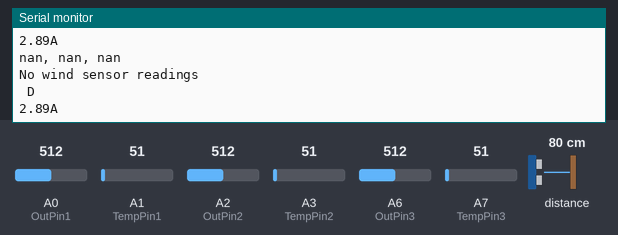
The sketch below on a simulated Arduino Nano, built with avr-gcc and run on an emulated ATmega328P. On the bench: the last lines printed to the serial monitor. The inputs (shaded band) are chosen by the test bench; at power-on: A7 (TempPin3) = 51, A0 (OutPin1) = 512, A1 (TempPin1) = 51, A2 (OutPin2) = 512, A3 (TempPin2) = 51, A6 (OutPin3) = 512, distance to the obstacle 80 cm.

Above: at 6.9 s.
7.0 s: A7 (TempPin3) set to 77
At 7.9 s:
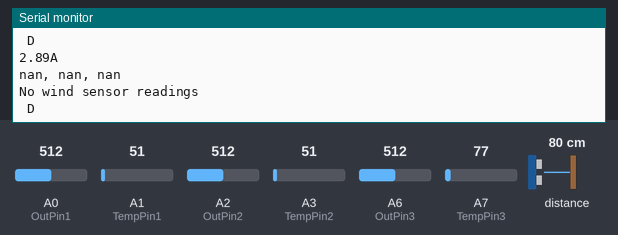
8.5 s: A7 (TempPin3) set to 87
At 8.82 s:
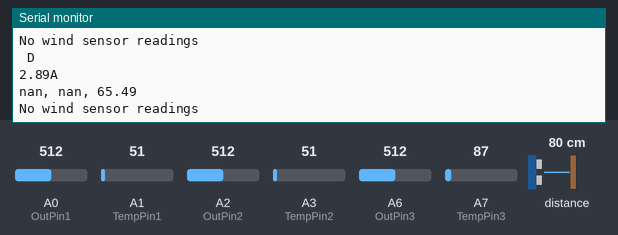

The sketch:

hc-12_messenger.ino
```cpp
// The code for the Arduino Nano and sensor package, which is transmitting data on height and wind speed/direction back to the Arduino Uno

#include <SoftwareSerial.h>
#include <Wire.h>
#include <SPI.h>
#include <LIDARLite.h>
#include <Adafruit_Sensor.h>
#include <Adafruit_BMP280.h>

// SENSORS

// Sparkfun GARMIN LIDAR-LITE V3

LIDARLite myLidarLite;

// BAROMETER - ADAFRUIT BMP280

#define BMP_SCK 13
#define BMP_MISO 12
#define BMP_MOSI 11
#define BMP_CS 10
Adafruit_BMP280 bmp(BMP_CS, BMP_MOSI, BMP_MISO,  BMP_SCK);

// WIND SENSOR - MODERN DEVICE REV. P

const int OutPin1 = A0; // 6 wind sensor analog pin hooked up to Wind P sensor “OUT” pin
const int TempPin1 = A1; // 6 temp sesnsor analog pin hooked up to Wind P sensor “TMP” pin
const int OutPin2 = A2; // 6 wind sensor analog pin hooked up to Wind P sensor “OUT” pin
const int TempPin2 = A3; // 6 temp sesnsor analog pin hooked up to Wind P sensor “TMP” pin
const int OutPin3 = A6; // 6 wind sensor analog pin hooked up to Wind P sensor “OUT” pin
const int TempPin3 = A7; // 6 temp sesnsor analog pin hooked up to Wind P sensor “TMP” pin

float Vw1 = 1.406;                            //Voltage due to wind
float Vt1;                                    //Voltage due to temperature
float TempC1 = 0.000000;                      //
float Vw2 = 1.406;                            //
float Vt2;                                    //
float TempC2 = 0.000000;                      //
float Vw3 = 1.406;                            //
float Vt3;                                    //
float TempC3 = 0.000000;                      //

float ZeroWindV = 1.406;                      //

// TRANSMISSION CYCLE VARIABLES

#define transCycle 500U                     // Transmission cycle
unsigned long LastMillis = 0;
int transwhich = 0;                              // Send temp = 0, send wind = 1, send wind direction = 2

// DATA MEMORY

float currAlt = 0.00;   // Current height in m; from LIDAR
float altSum = 0.00;    // Sum of 20 altitude readings from LIDAR
char Alt[7];            // Buffer big enough for 6-character float

float lastTemp = 0.00;
float currTemp = 0.00;
char temp[7]; // Buffer big enough for 6-character float

float currWind1 = 0.00; // Current wind in mph; Sensor 1
float currWind2 = 0.00; // Current wind in mph, Sensor 2
float currWind3 = 0.00; // Current wind in mph, Sensor 3
float currWind = 0.00;  // Current wind overall, curr. determined by strongest reading
float lastWind = 0.00;
char wind[7]; // Buffer big enough for 6-character float
char dir[3];

// TRANSMISSION CODE

const byte HC12RxdPin = 6;                  // Recieve Pin on HC12
const byte HC12TxdPin = 5;                  // Transmit Pin on HC12

SoftwareSerial HC12(HC12TxdPin,HC12RxdPin); // Create Software Serial Port

void setup() {
  Serial.begin(9600);                       // Open serial port to computer
  HC12.begin(9600);                         // Open serial port to HC12

  myLidarLite.begin(0, true); // Set configuration to default and I2C to 400 kHz
  myLidarLite.configure(0); // Change this number to try out alternate configurations
 /*
    configure(int configuration, char lidarliteAddress)

    Selects one of several preset configurations.

    Parameters
    ----------------------------------------------------------------------------
    configuration:  Default 0.
      0: Default mode, balanced performance.
      1: Short range, high speed. Uses 0x1d maximum acquisition count.
      2: Default range, higher speed short range. Turns on quick termination
          detection for faster measurements at short range (with decreased
          accuracy)
      3: Maximum range. Uses 0xff maximum acquisition count.
      4: High sensitivity detection. Overrides default valid measurement detection
          algorithm, and uses a threshold value for high sensitivity and noise.
      5: Low sensitivity detection. Overrides default valid measurement detection
          algorithm, and uses a threshold value for low sensitivity and noise.
    lidarliteAddress: Default 0x62. Fill in new address here if changed. See
      operating manual for instructions.
  */

  if (!bmp.begin()) {
    Serial.println(F("Could not find a valid BMP280 sensor, check wiring!"));
    while (1);
  }
}

void loop() {
  //if(HC12.available()){                     // If HC-12 Rx buffer has data
  //  Serial.write(HC12.read());              // Send the data to the Arduino
  //  }

  if (cycleCheck(&LastMillis, transCycle)){
    if (transwhich == 0){
//      sendNewTemp();
      sendNewAlt();
      transwhich++;
    }
    else if (transwhich == 1){
      sendNewWind();
      transwhich++;
    }
    else{
      sendNewDir();
      transwhich = 0;
    }
  }

  if(Serial.available()){   // If data has been sent and HC-12 has reception
    char data = Serial.read();
    //char data = bmp.readTemperature();
    //if (data != '\n'){
    HC12.write(data);                // Send that data to HC-12 for transmission
    //}
  }
}

boolean cycleCheck(unsigned long *lastMillis, unsigned int cycle)
{
 unsigned long currentMillis = millis();
 if(currentMillis - *lastMillis >= cycle)
 {
   *lastMillis = currentMillis;
   return true;
 }
 else
   return false;
}

// TRANSMISSION FUNCTIONS

void sendNewTemp(){
  currTemp =  bmp.readTemperature();
  currTemp = (currTemp * 1.8) + 32;
  if (lastTemp != currTemp){
    dtostrf(currTemp, 4, 2, temp);          // Leave room for too large numbers!
    temp[5] = 'T';
//    Serial.println(temp);
    HC12.write(temp);
  }

  lastTemp = currTemp;
}

void sendNewAlt(){
  for(int iter = 0; iter <= 10; iter++){
    altSum += myLidarLite.distance();
  }
  currAlt = (altSum * 3.2808) / (100.0 * 10.00);
  dtostrf(currAlt, 4, 2, Alt);          // Leave room for too large numbers!

  for(int index = 0; index < (sizeof(wind) / sizeof(Alt[0])); index += 1){
    if(Alt[index] == NULL){
      Alt[index] = 'A';
      break;
    }
  }

//  Alt[5] = 'A';
  Serial.println(Alt);
  HC12.write(Alt);
  altSum = 0;
}

void sendNewDir(){
  dir[1] = 'D';
  Serial.println(dir);
  HC12.write(dir);
}

void sendNewWind(){
  Vw1 = ((float)analogRead(OutPin1) * 5.0) / 1023.0;    //Raw voltage data from wind pin
  Vw2 = ((float)analogRead(OutPin2) * 5.0) / 1023.0;    //Raw voltage data from wind pin
  Vw3 = ((float)analogRead(OutPin3) * 5.0) / 1023.0;    //Raw voltage data from wind pin
//  Serial.print(Vw2);
//  Serial.print("V, ");

  Vt1 = ((float)analogRead(TempPin1) * 5.0) / 1023.0;   //Raw voltage data from temp pin
  Vt2 = ((float)analogRead(TempPin2) * 5.0) / 1023.0;   //Raw voltage data from temp pin
  Vt3 = ((float)analogRead(TempPin3) * 5.0) / 1023.0;   //Raw voltage data from temp pin
//  Serial.print(Vt2);
//  Serial.println("V");

  TempC1 = ((Vt1 - 0.400)/0.0195);                    //Conversion from volts to C.
  TempC2 = ((Vt2 - 0.400)/0.0195);                    //Conversion from volts to C.
  TempC3 = ((Vt3 - 0.400)/0.0195);                    //Conversion from volts to C.
//TempC =  bmp.readTemperature();
//  Serial.print(TempC2);
//  Serial.print("C, ");

  currWind1 = pow((((Vw1-1.406) / (3.038517 * pow(TempC1,0.115157) )) / 0.087288),  3.009364);
  currWind2 = pow((((Vw2-1.406) / (3.038517 * pow(TempC2,0.115157) )) / 0.087288),  3.009364);
  currWind3 = pow((((Vw3-1.406) / (3.038517 * pow(TempC3,0.115157) )) / 0.087288),  3.009364);
  Serial.print(currWind1);
  Serial.print(", ");
  Serial.print(currWind2);
  Serial.print(", ");
  Serial.println(currWind3);

///////////////////////////// UNCOMMENT THIS ////////////////////////////////////////

//// Direction is measured via an 8-point compass rose- N == 0, NE == 1, E == 2, ..., NW == 7
//  if(((currWind1 + 0.1) > currWind3) && (currWind1 < (currWind3 + 0.1)) && (currWind1 > (currWind2 + 0.1))){ // Direction 0 (N)
  if(((currWind1 + 0.1) > currWind3) && (currWind1 < (currWind3 + 0.1))){ // DELETE THIS
    currWind = (currWind1 + currWind3)/2;
    dir[0] = '0';
  }
//  else if((currWind1 > currWind2 + 0.1) && (currWind1 > currWind3 + 0.1)){ // Direction 1 (E)
  else if((currWind1 > currWind3 + 0.1)){ //// DELETE THIS
    currWind = currWind1;
    dir[0] = '2';
  }
  else if(((currWind1 + 0.1) > currWind2) && (currWind1 < (currWind2 + 0.1)) && (currWind1 > (currWind3 + 0.1))){ // Direction 3 (SE)
    currWind = (currWind1 + currWind2)/2;
    dir[0] = '3';
  }
  else if((currWind2 > (currWind1 + 0.1)) && (currWind2  > (currWind3 + 0.1))){ // Direction 4 (S)
    currWind = currWind2;
    dir[0] = '4';
  }
  else if(((currWind2 + 0.1) > currWind3) && (currWind2 < (currWind3 + 0.1)) && (currWind2 > (currWind1 + 0.1))){ // Direction 5 (SW)
    currWind = (currWind2 + currWind3)/2;
    dir[0] = '0';
  }
//  else if((currWind3 > (currWind1 + 0.1)) && (currWind3  > (currWind2 + 0.1))){ // Direction 6 (W)
  else if((currWind3 > currWind1 + 0.1)){ //// DELETE THIS
    currWind = currWind3;
    dir[0] = '6';
  }
  else{
    currWind = lastWind;
    dir[0] = ' ';
    Serial.println("No wind sensor readings");
  }

  if (lastWind != currWind){
      dtostrf(currWind, 4, 2, wind);          // Leave room for too large numbers!
      for(int index = 0; index < (sizeof(wind) / sizeof(wind[0])); index += 1){
        if(wind[index] == NULL){
          wind[index] = 'W';
          break;
        }
      }
//      wind[4] = 'W';

      Serial.println(wind);
      HC12.write(wind);
  }

  lastWind = currWind;
}
```

Measured:
- the behaviour switches between 81 and 82 on A7 (TempPin3) (found by bisection; images 1 and 2)
- after the input at 8.5 s, the serial monitor: prints a new line at once (image 2)
